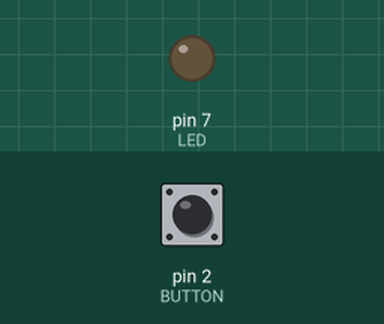
The sketch below on a simulated Arduino Uno, built with avr-gcc and run on an emulated ATmega328P. Shown: output pins drawn as LEDs (lit = HIGH). The inputs (shaded band) are chosen by the test bench; at power-on: pin 2 (BUTTON) HIGH.

Above: at 1.2 s.
1.3 s: pin 2 (BUTTON) pulled LOW for 0.15 s
At 1.37 s:
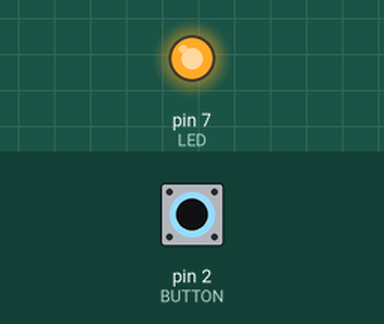
2.9 s: pin 2 (BUTTON) pulled LOW for 3.2 s
At 6.5 s:
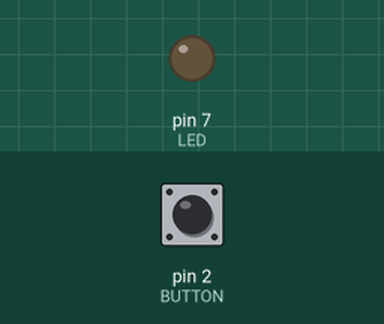
Timing chart, 0 to 8.0 s (numbered marks = the images above; inputs shaded):
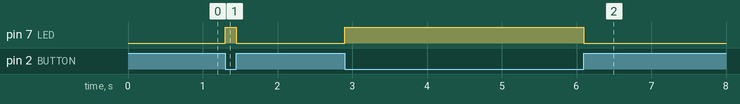

Measured:
- after the input at 1.3 s, pin 7 (LED): LOW → HIGH at once, → LOW 0.15 s later
- after the input at 2.9 s, pin 7 (LED): LOW → HIGH at once, → LOW 3.2 s later

The sketch:

Blink.ino
```cpp
#define LED 7
#define BUTTON 2


void setup() {
  pinMode(LED, OUTPUT);
  pinMode(BUTTON, INPUT);
}

void loop() {
  if (digitalRead(BUTTON) == LOW) {
      digitalWrite(LED, HIGH);   // turn the LED on (HIGH is the voltage level)
  } else {
      digitalWrite(LED, LOW);   // turn the LED on (HIGH is the voltage level)
  }
}
```
